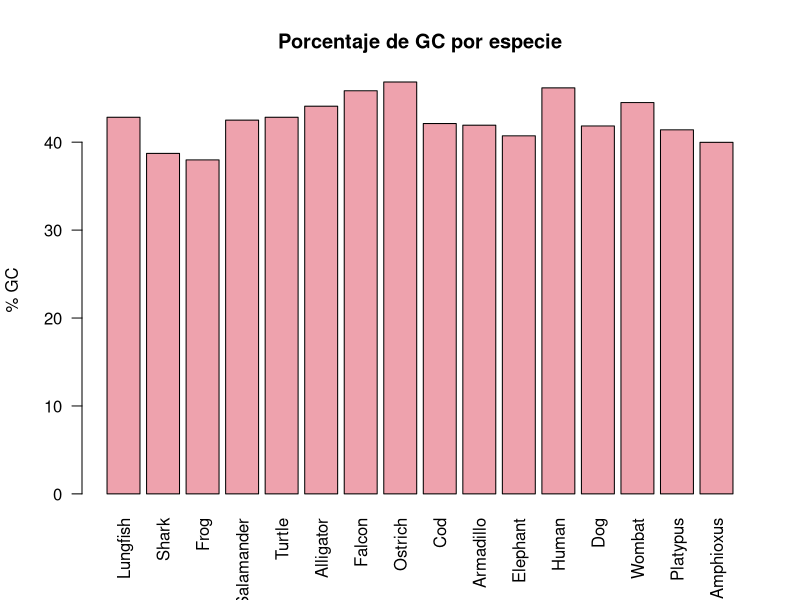

Write the R code that produced this figure.
## ---- chunk 1
datos<-data.frame( Especie = c("Lungfish","Shark","Frog","Salamander","Turtle","Alligator", "Falcon","Ostrich","Cod","Armadillo","Elephant","Human", "Dog","Wombat","Platypus","Amphioxus"), A = c(301,311,336,319,361,333,340,307,288,359,352,326,331,340,309,243),C = c(338,293,289,319,359,366,382,387,307,328,326,389,318,366,315,211),G = c(152,150,144,166,131,145,142,147,182,150,137,136,159,144,157,246),T = c(353,390,371,337,293,315,279,299,384,303,322,286,332,296,359,443))
## ---- chunk 2
datos$total <- datos$A + datos$C + datos$G + datos$T
print(datos$total)
## ---- chunk 3
datos$GC <- (datos$G + datos$C) / datos$total * 100
print(datos$GC)
## ---- chunk 4
barplot(datos$GC,
        names.arg = datos$Especie,
        las = 2,
        ylab = "% GC",
        col = "#EEA2AD",
        main = "Porcentaje de GC por especie")
## ---- chunk 5
print(datos)
